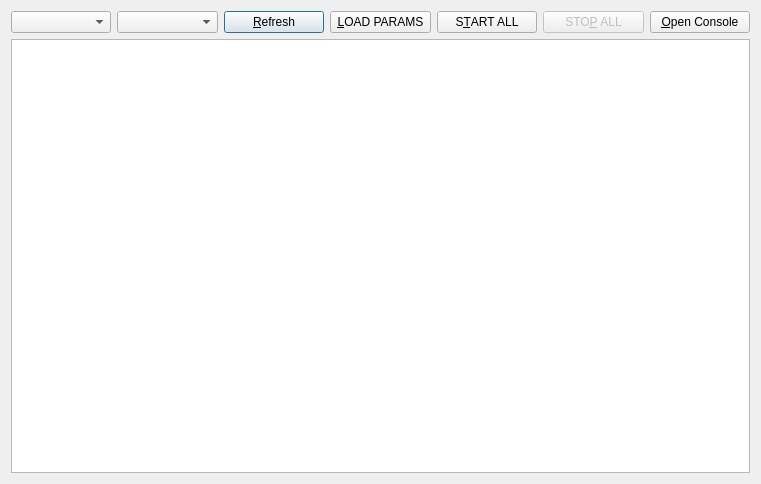
<?xml version="1.0" encoding="UTF-8"?>
<ui version="4.0">
 <class>_widget_top</class>
 <widget class="QDialog" name="_widget_top">
  <property name="geometry">
   <rect>
    <x>0</x>
    <y>0</y>
    <width>761</width>
    <height>484</height>
   </rect>
  </property>
  <property name="minimumSize">
   <size>
    <width>300</width>
    <height>30</height>
   </size>
  </property>
  <property name="windowTitle">
   <string>ROS Launch GUI</string>
  </property>
  <layout class="QVBoxLayout" name="_vlayout">
   <item>
    <layout class="QHBoxLayout" name="horizontalLayout">
     <item>
      <widget class="QComboBox" name="_combobox_pkg"/>
     </item>
     <item>
      <widget class="QComboBox" name="_combobox_launchfile_name"/>
     </item>
     <item>
      <widget class="QPushButton" name="_pushbutton_refresh">
       <property name="text">
        <string>&amp;Refresh</string>
       </property>
      </widget>
     </item>
     <item>
      <widget class="QPushButton" name="_pushbutton_load_params">
       <property name="text">
        <string>&amp;LOAD PARAMS</string>
       </property>
      </widget>
     </item>
     <item>
      <widget class="QPushButton" name="_pushbutton_start_all">
       <property name="text">
        <string>S&amp;TART ALL</string>
       </property>
      </widget>
     </item>
     <item>
      <widget class="QPushButton" name="_pushbutton_stop_all">
       <property name="enabled">
        <bool>false</bool>
       </property>
       <property name="text">
        <string>STO&amp;P ALL</string>
       </property>
      </widget>
     </item>
     <item>
      <widget class="QPushButton" name="_pushbutton_show_hide_console">
       <property name="toolTip">
        <string>(Not implemented yet)</string>
       </property>
       <property name="text">
        <string>&amp;Open Console</string>
       </property>
      </widget>
     </item>
    </layout>
   </item>
   <item>
    <widget class="QTreeView" name="_treeview">
     <property name="alternatingRowColors">
      <bool>true</bool>
     </property>
     <property name="animated">
      <bool>true</bool>
     </property>
     <property name="headerHidden">
      <bool>true</bool>
     </property>
    </widget>
   </item>
  </layout>
 </widget>
 <resources/>
 <connections/>
</ui>
